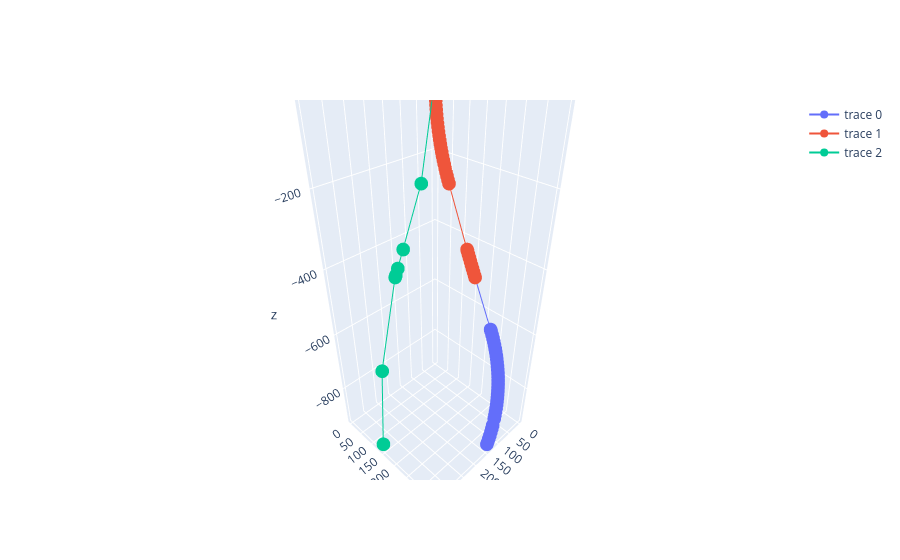

Here is the notebook cell this chart was saved with:
### Code cell
new_target = [346.672055,141.964968,914.400004]
Desire_DLS = 2
TrajectoryDF_Test = TrajectoryDF_Plan.copy()
TrajectoryDF_Test.loc[TrajectoryDF_Test['DLS'] <=0, 'DLS']=0.0001
TargetDF_new = pd.DataFrame(
    {
        "X":list(TrajectoryDF_Test['EASTING (m)']) + [new_target[1]],
        "Y":list(TrajectoryDF_Test['NORTHING (m)'])+ [new_target[0]],
        "Z":list(-TrajectoryDF_Test['TVDSS (m)'])+ [new_target[2]],
        "DLS":list(TrajectoryDF_Test['DLS'])+ [Desire_DLS],
    }
)
out_survey = generateSurvey(TargetDF_new, interpolation_step = 30, datum=15, init_inc=0, init_azi=0)
out_df = we.survey.export_csv(out_survey, None)



fig = go.Figure(data=[
    go.Scatter3d(y=TrajectoryDF_Actual['NORTHING (m)'], x=TrajectoryDF_Actual['EASTING (m)'], z=TrajectoryDF_Actual['TVDSS (m)'],
                                   mode='markers+lines'),
    go.Scatter3d(y=TrajectoryDF_Plan['NORTHING (m)'], x=TrajectoryDF_Plan['EASTING (m)'], z=TrajectoryDF_Plan['TVDSS (m)'],
                                   mode='markers+lines'),
    go.Scatter3d(y=out_df['NORTHING (m)'], x=out_df['EASTING (m)'], z=out_df['TVDSS (m)'],
                                   mode='markers+lines'),
                                   ]
                                   )
fig.show()
